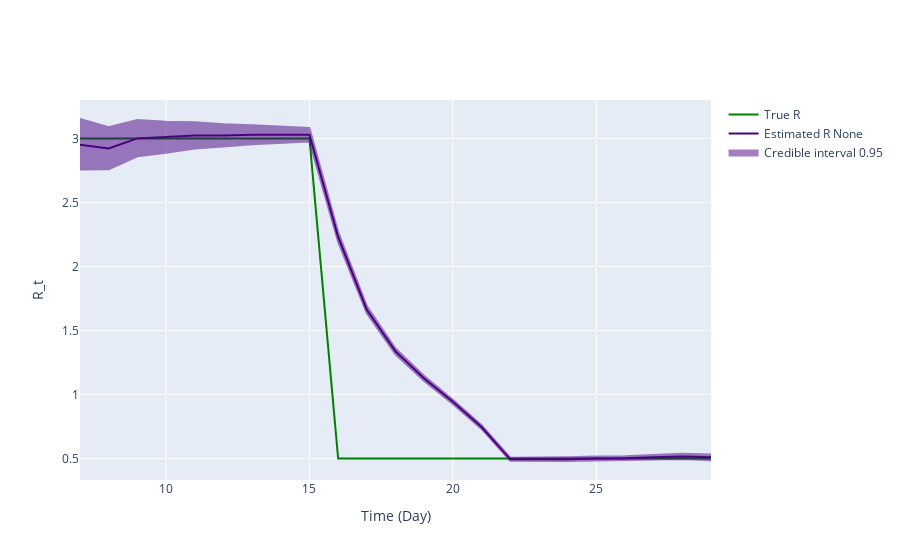

This figure's notebook cell:
### Code cell
fig = ReproductionNumberPlot()

fig.add_ground_truth_rt(ground_truth)
fig.add_interval_rt(interval)

fig.update_labels(time_label='Time (Day)', r_label='R_t')

fig.show_figure()

### Figure 1 — Plotly figure (JSON) as saved in the notebook; plotly's stock layout.template omitted (floating-point values rounded to 4 significant figures)
{"data": [{"line": {"color": "green"}, "mode": "lines", "name": "True R", "type": "scatter", "x": [7, 8, 9, 10, 11, 12, 13, 14, 15, 16, 17, 18, 19, 20, 21, 22, 23, 24, 25, 26, 27, 28, 29], "y": [3, 3, 3, 3, 3, 3, 3, 3, 3, 0.5, 0.5, 0.5, 0.5, 0.5, 0.5, 0.5, 0.5, 0.5, 0.5, 0.5, 0.5, 0.5, 0.5]}, {"line": {"color": "indigo"}, "mode": "lines", "name": "Estimated R None", "type": "scatter", "x": [7, 8, 9, 10, 11, 12, 13, 14, 15, 16, 17, 18, 19, 20, 21, 22, 23, 24, 25, 26, 27, 28, 29], "y": [2.952, 2.921, 3.001, 3.009, 3.022, 3.023, 3.029, 3.029, 3.029, 2.23, 1.662, 1.336, 1.125, 0.9427, 0.7459, 0.4939, 0.4933, 0.4952, 0.4996, 0.5015, 0.5093, 0.5161, 0.5094]}, {"fill": "toself", "fillcolor": "indigo", "line": {"color": "indigo"}, "mode": "lines", "name": "Credible interval 0.95", "opacity": 0.5, "showlegend": true, "type": "scatter", "x": [7, 8, 9, 10, 11, 12, 13, 14, 15, 16, 17, 18, 19, 20, 21, 22, 23, 24, 25, 26, 27, 28, 29, 29, 28, 27, 26, 25, 24, 23, 22, 21, 20, 19, 18, 17, 16, 15, 14, 13, 12, 11, 10, 9, 8, 7], "y": [3.152, 3.087, 3.144, 3.131, 3.126, 3.11, 3.103, 3.092, 3.082, 2.269, 1.69, 1.359, 1.145, 0.9598, 0.7609, 0.5062, 0.506, 0.5091, 0.515, 0.5184, 0.528, 0.5367, 0.5318, 0.4874, 0.4958, 0.4909, 0.4848, 0.4845, 0.4815, 0.4806, 0.4817, 0.7311, 0.9257, 1.106, 1.314, 1.634, 2.192, 2.976, 2.967, 2.955, 2.936, 2.921, 2.889, 2.861, 2.76, 2.758]}], "layout": {"hovermode": "x unified", "xaxis": {"title": {"text": "Time (Day)"}}, "yaxis": {"title": {"text": "R_t"}}}}
